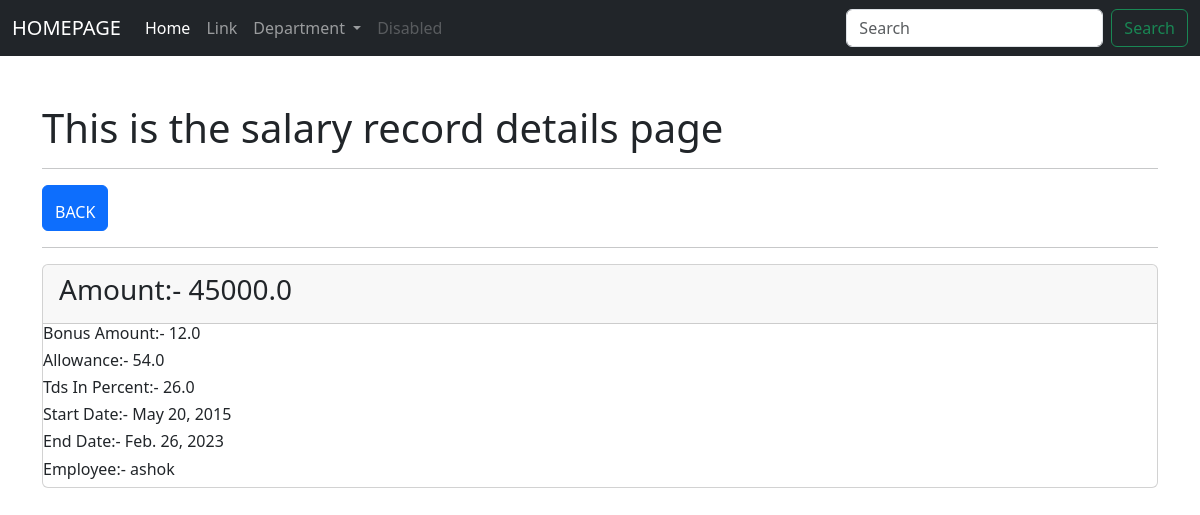
Page /salary/show/1/ on the earlier database version.
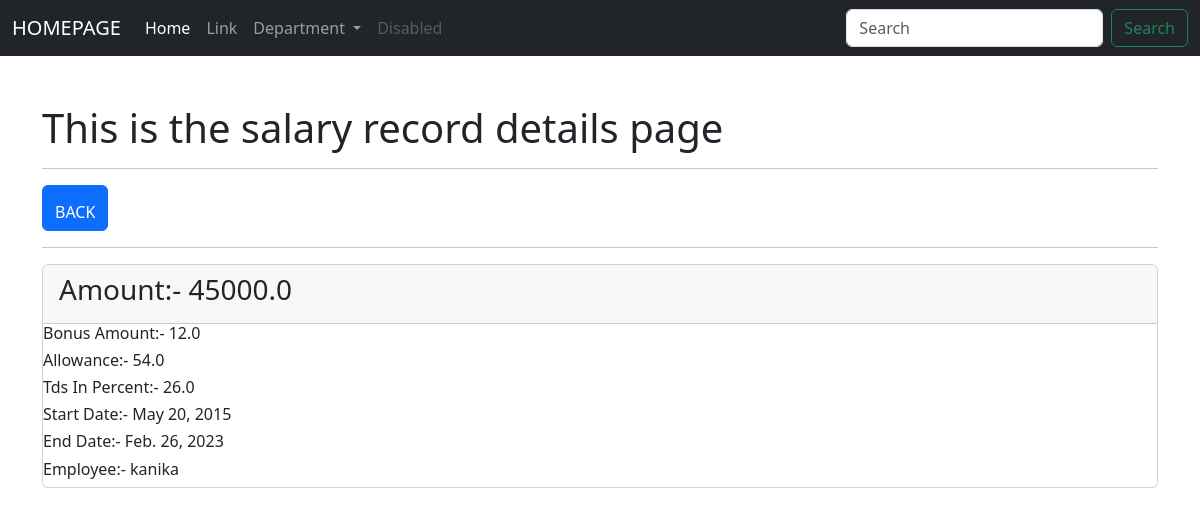
Same page on the later database version.
### app_employeewebsite/models.py (models this page shows)
class EmployeeSalary(models.Model):
    employee =models.ForeignKey(Employee, on_delete=models.CASCADE)
    salary_amount = models.FloatField()
    bonus_amount = models.FloatField(default=0)
    allowance = models.FloatField(default=0)
    tds_in_percent = models.FloatField(default=1)
    start_date  = models.DateField()
    end_date = models.DateField()
    status = models.BooleanField(default=True)
    class Meta:
        db_table =  'app_employee_salary'

class Employee(models.Model):
    full_name = models.CharField(max_length=255)
    contact = models.CharField(max_length=255)
    email = models.EmailField()
    dob = models.DateField()
    join_date = models.DateField()
    gender = models.CharField(max_length=255)
    blood_group = models.CharField(max_length=255)
    address = models.CharField(max_length=255)
    user = models.ForeignKey(User, on_delete=models.CASCADE)
    department = models.ForeignKey(Department,on_delete=models.CASCADE)
    class Meta:
        db_table = 'app_employee'
    def __str__(self):
        return self.full_name

### app_employeewebsite/views.py (the view)
# urls.py: path('salary/show/<int:id>/', views.salary_show, name= 'sal-show'),
def salary_show(request, id):
    data = EmployeeSalary.objects.get(id=id)
    context = {"data":data}
    return render(request, 'salaryrecords/show_salaryrecord.html',context)

### templates/salaryrecords/show_salaryrecord.html (shortened to what this page needs)
{% extends 'layouts/master.html' %}
{% block content %}
    <div class="container mt-5">
        <h1>This is the salary  record details page</h1>
        <hr>
        <a href="{% url 'sal-index' %}" class="btn btn-primary"> <h3>  </h3>BACK</a>
        <hr>
        <div class="card">
            <div class="card-header"><h3>Amount:- {{data.salary_amount }}</h3></div>
            <div class="ccard-body">
                <h6> Bonus Amount:- {{ data.bonus_amount }} </h6>
                <h6> Allowance:- {{ data.allowance }} </h6>
                <h6> Tds In Percent:- {{ data.tds_in_percent }} </h6>
                <h6> Start Date:- {{ data.start_date }} </h6>
                <h6> End Date:- {{ data.end_date }} </h6>
                <h6> Employee:- {{ data.employee}} </h6>
            </div>
        </div>
    </div>
{% endblock %}

Differences in the rows shown:
changed through a linked row, EmployeeSalary: employee "ashok" → "kanika"
